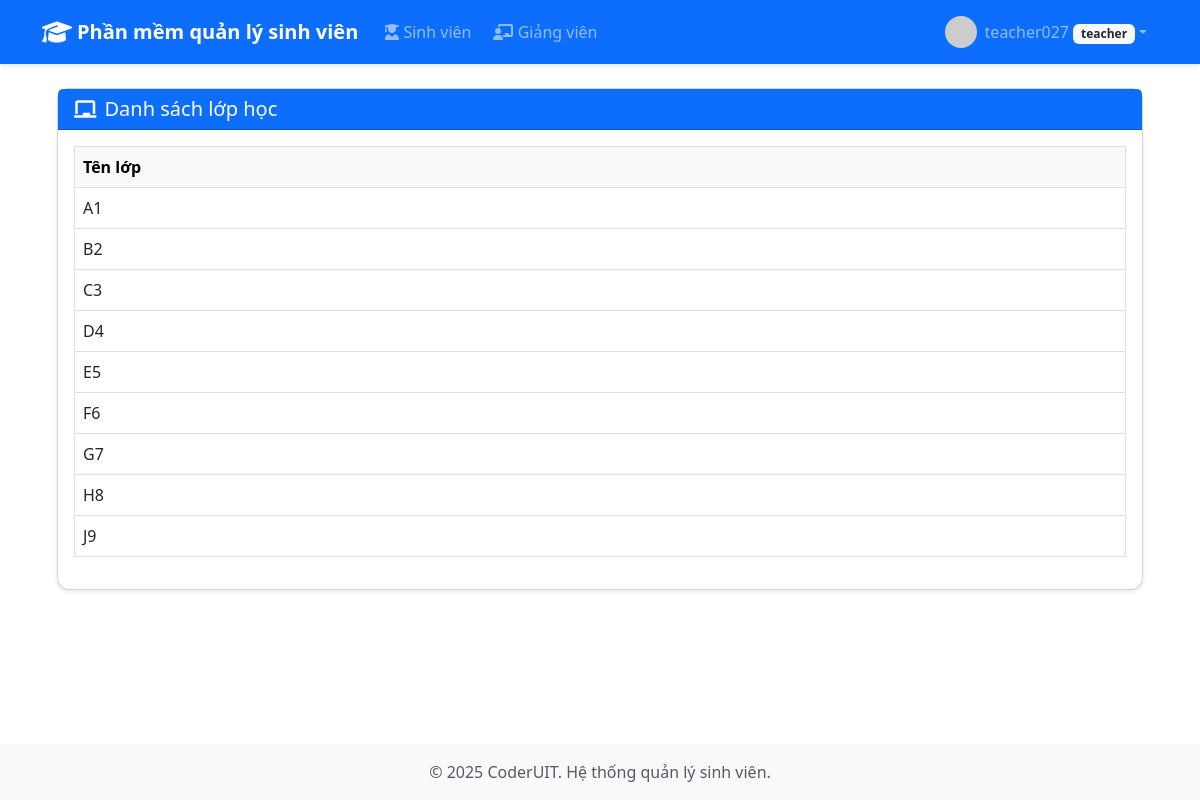
/classes/list (signed in), run on the app's committed database.
### app/models.py (models this page shows, shortened)
class User(db.Model, UserMixin):
    id = db.Column(db.Integer, primary_key=True)
    username = db.Column(db.String(64), unique=True, nullable=False)
    password_hash = db.Column(db.String(128), nullable=False)
    role = db.Column(db.String(20), nullable=False)
    email = db.Column(db.String(100), unique=True)
    fullname = db.Column(db.String(100))
    phone = db.Column(db.String(20))
    birthdate = db.Column(db.Date)
    gender = db.Column(db.String(10))
    avatar = db.Column(db.String(255))
    teacher_code = db.Column(db.String(20), unique=True)
    student_code = db.Column(db.String(20), unique=True)
    class_id = db.Column(db.Integer, db.ForeignKey('class.id'))
    score = db.Column(db.Float)
    updated_at = db.Column(db.DateTime, default=datetime.utcnow, onupdate=datetime.utcnow)
    reset_password_token = db.Column(db.String(128))
    reset_password_expires = db.Column(db.DateTime)
    classes = db.relationship('Class', secondary=teacher_class, backref='teachers')

class Class(db.Model):
    id = db.Column(db.Integer, primary_key=True)
    name = db.Column(db.String(50), unique=True, nullable=False)
    students = db.relationship('User', backref='class_', lazy=True, foreign_keys='User.class_id')

### app/classes/routes.py (the view)
@classes_bp.route('/')
@classes_bp.route('/list')
@login_required
def class_list():
    classes = Class.query.order_by(Class.name).all()
    return render_template('classes/index.html', classes=classes)

### app/__init__.py (called while the page is built)
@login_manager.user_loader
def load_user(user_id):
    from app.models import User
    return User.query.get(int(user_id))

### app/templates/classes/index.html (shortened to what this page needs)
{% extends 'base.html' %}
{% block content %}
<div class="container-fluid">
    <div class="row mb-4">
        <div class="col-12">
            <div class="card shadow-sm">
                <div class="card-header bg-primary text-white d-flex justify-content-between align-items-center">
                    <h5 class="mb-0"><i class="fas fa-chalkboard me-2"></i>Danh sách lớp học</h5>
                </div>
                <div class="card-body">
                    {% if classes %}
                    <div class="table-responsive">
                        <table class="table table-hover table-bordered align-middle">
                            <thead class="table-light">
                                <tr>
                                    <th>Tên lớp</th>
                                </tr>
                            </thead>
                            <tbody>
                                {% for class_obj in classes %}
                                <tr>
                                    <td>{{ class_obj.name }}</td>
                                </tr>
                                {% endfor %}
                            </tbody>
                        </table>
                    </div>
                    {% else %}
                    <div class="alert alert-info text-center my-4">
                        <i class="fas fa-info-circle me-2"></i>Không có lớp học nào
                    </div>
                    {% endif %}
                </div>
            </div>
        </div>
    </div>
</div>
{% endblock %}

### app/templates/base.html (shortened to what this page needs)
<!DOCTYPE html>
<html lang="vi">
<head>
    <link href="https://cdn.jsdelivr.net/npm/bootstrap@5.3.0-alpha1/dist/css/bootstrap.min.css" rel="stylesheet">
    <link rel="stylesheet" href="https://cdnjs.cloudflare.com/ajax/libs/font-awesome/6.1.1/css/all.min.css">
    <link rel="stylesheet" href="{{ url_for('static', filename='css/styles.css') }}">
</head>
<body style="min-height: 100vh; display: flex; flex-direction: column;">
    <nav class="navbar navbar-expand-lg navbar-dark bg-primary">
        <div class="container d-flex align-items-center justify-content-between">
            <span class="navbar-brand mb-0 d-flex align-items-center">
                <i class="fas fa-graduation-cap logo-icon"></i> Phần mềm quản lý sinh viên
            </span>
            <div class="collapse navbar-collapse" id="navbarNav">
                <ul class="navbar-nav">
                    {% if current_user.is_authenticated %}
                    {% if current_user.role == 'student' %}
                        <li class="nav-item">
                            <a class="nav-link {% if request.path.startswith('/students') %}active{% endif %}" href="{{ url_for('students.student_list') }}">
                                <i class="fas fa-user-graduate"></i> Sinh viên
                            </a>
                        </li>
                    {% else %}
                        <li class="nav-item">
                            <a class="nav-link {% if request.path.startswith('/students') %}active{% endif %}" href="{{ url_for('students.student_list') }}">
                                <i class="fas fa-user-graduate"></i> Sinh viên
                            </a>
                        </li>
                        {% if current_user.role == 'admin' or current_user.role == 'teacher' %}
                        <li class="nav-item">
                            <a class="nav-link {% if request.path.startswith('/teachers') %}active{% endif %}" href="{{ url_for('teachers.teacher_list') }}">
                                <i class="fas fa-chalkboard-teacher"></i> Giảng viên
                            </a>
                        </li>
                        {% endif %}
                    {% endif %}
                    {% endif %}
                </ul>
                <ul class="navbar-nav ms-auto">
                    {% if current_user.is_authenticated %}
                    <li class="nav-item dropdown">
                        <a class="nav-link dropdown-toggle d-flex align-items-center" href="#" id="userDropdown" role="button" data-bs-toggle="dropdown" aria-expanded="false">
                            <div class="user-avatar overflow-hidden me-2">
                                {% if current_user.avatar %}
                                    <img src="{{ current_user.avatar }}" alt="avatar" style="width:32px;height:32px;object-fit:cover;border-radius:50%;">
                                {% else %}
                                    <i class="fas fa-user fa-lg"></i>
                                {% endif %}
                            </div>
                            <span>{{ current_user.username }} <small class="badge bg-light text-dark">{{ current_user.role }}</small></span>
                        </a>
                    </li>
                    {% else %}
                    <li class="nav-item">
                        <a class="nav-link" href="{{ url_for('auth.login') }}">
                            <i class="fas fa-sign-in-alt"></i> Đăng nhập
                        </a>
                    </li>
                    {% endif %}
                </ul>
            </div>
        </div>
    </nav>
    <div class="custom-container mt-4 main-content" style="flex:1;">
        {% block content %}{% endblock %}
    </div>
    <footer class="footer mt-auto py-3 bg-light text-center" style="margin-top: 48px;">
        <div class="container">
            <span class="text-muted">&copy; 2025 CoderUIT. Hệ thống quản lý sinh viên.</span>
        </div>
    </footer>
</body>
</html>

### app/static/css/styles.css (style rules this page uses)
:root { --primary-color: #1e4db7; --hover-color: #1d4ed8; --bs-font-monospace: SFMono-Regular, Menlo, Monaco, Consolas, "Liberation Mono", "Courier New", monospace; --bs-font-cabin: Cabin, sans-serif; }
.navbar { box-shadow: 0 2px 4px rgba(0,0,0,0.1); }
.card { border-radius: 12px; transition: transform 0.2s ease; }
.footer { margin-top: 64px !important; }
.custom-container { width: 100%; max-width: 100%; margin-left: auto; margin-right: auto; padding-left: 15px; padding-right: 15px; }
@media (min-width: 576px) { .custom-container { max-width: 540px; } }
@media (min-width: 768px) { .custom-container { max-width: 720px; } }
@media (min-width: 992px) { .custom-container { max-width: 960px; } }
@media (min-width: 1200px) { .custom-container { max-width: 1140px; } }
.navbar-nav .nav-link { padding: 0.5rem 1rem; border-radius: 5px; transition: all 0.3s; margin: 0 3px; }
body { overflow-x: hidden; }
.navbar { padding-top: 0.5rem; padding-bottom: 0.5rem; }
.logo-icon { font-size: 1.5rem; margin-right: 5px; vertical-align: middle; }
.navbar-brand { font-weight: 600; font-size: 1.25rem; margin-right: 1rem; }

### data on the page
User: username "teacher027", role "teacher"
Class: name "A1"
Class: name "B2"
Class: name "C3"
Class: name "D4"
Class: name "E5"
Class: name "F6"
Class: name "G7"
Class: name "H8"
Class: name "J9"
